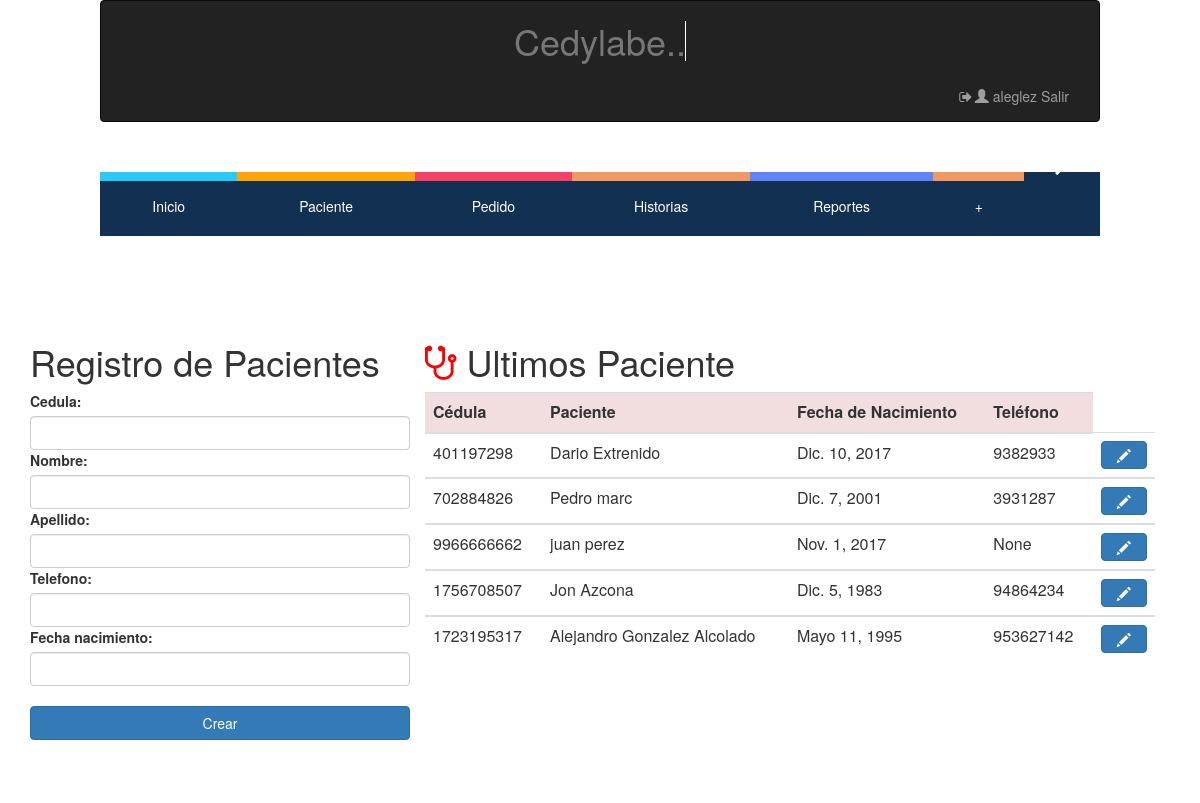
The app's page /crear/paciente/ (signed in) with its own data.
### hcapp/models.py (models this page shows, shortened)
class Paciente (models.Model):
    Cedula = models.IntegerField(null=False, blank=False, unique=True, error_messages={'unique':"Ya existe un paciente con esta cédula en el sistema"}) # es necesaria?
    Nombre = models.CharField(max_length=128, null=False, blank=False)
    Apellido = models.CharField(max_length=128, null=False, blank=False)
    Telefono = models.IntegerField(validators=[MaxValueValidator(9999999999)], null=True, blank=True)
    Fecha_nacimiento= models.DateField(null= True, blank=True)
    Fecha_ingreso= models.DateField(auto_now=True, auto_now_add=False)
    '''def save(self, *args, **kwargs):
        if not self.Edad:
            self.Edad = calculate_age(self.Fecha_nacimiento)
        super(Paciente, self).save(*args, **kwargs)'''

### hcapp/views.py (the view)
# urls.py: url(r'^crear/paciente/$',login_required(views.CrearPaciente.as_view()) ,name="Crear-Paciente"),
class CrearPaciente(generic.CreateView):
    model = Paciente
    fields = ['Cedula','Nombre','Apellido','Telefono','Fecha_nacimiento']
    template_name_suffix ='_form'
    success_url =reverse_lazy('hcapp:Crear-Paciente')
    def get_form(self, form_class=None ):
        form = super(CrearPaciente, self).get_form(form_class)
        form.fields['Cedula'].validators=[validar_cedula]
        for x, y in form.fields.items():
            form.fields[x].widget.attrs.update({'class': 'form-control'})
        return form
    def get_context_data(self, **kwargs):
        ctx = super(CrearPaciente, self).get_context_data(**kwargs)
        ultimos=Paciente.objects.all().order_by('-Fecha_ingreso')[:10]
        ctx['ultimos'] = ultimos
        return ctx

### hcapp/templates/hcapp/paciente_form.html (shortened to what this page needs)
{% extends "hcapp/index.html" %}
{% load staticfiles %}
{% block contenido %}
<div class="container">
  <div class="col-md-4">
    <form name="formulario_pacientes" method="post">
      <div class="form-group row">
        <h1><center>Registro de Pacientes</center></h1>
          <div>
            {% include 'hcapp/form_template.html' %}
           <br>
            <button class="btn btn-primary btn-block"> Crear </button>
          <br>
          </div>
      </div>
    </form>
  </div>
  <div class="col-md-8">
    <table class="table Contextual Classes" border="0">
      <thead>
      <tr colspan="4" align="center"><center><h1><i class="fa fa-stethoscope" style="font-size:40px;color: red;"></i> Ultimos Paciente</h1></center></tr>
        <tr class="danger">
          <th>Cédula   </th>
          <th>Paciente </th>
          <th>Fecha de Nacimiento </th>
          <th>Teléfono </th>
        </tr>
      </thead>
       {% for paciente in ultimos %}
      <tbody>
        <tr>
          <td>
            {{paciente.Cedula}}
          </td>
          <td>
            {{paciente.Nombre }}  {{paciente.Apellido}}
          </td>
          <td>
            {{paciente.Fecha_nacimiento}}
          </td>
          <td>
            {{paciente.Telefono}}
          </td>
          <th>
            <button class="btn btn-primary btn-block" type="button" id="modificar_paciente"  onclick="window.location.href='/editar/paciente/{{ paciente.pk }}'">  <span class="glyphicon glyphicon-pencil"></span></button>
          </th>
        </tr>
      </tbody>
      {% endfor %}
    </table>
  </div>
</div>
{% endblock contenido %}

### hcapp/templates/hcapp/index.html (shortened to what this page needs)
{% load staticfiles %}
<html lang="en">
    <link rel="stylesheet" href="{% static 'css/fonts.css' %}">
    <link rel="stylesheet" href="{% static 'css/estilo_distribucion_cntenido.css' %}">
    <link rel="stylesheet" href="{% static 'css/estilo_titulo.css' %}">
    <link rel="stylesheet" href="{% static 'css/style.css' %}">
    <link rel="stylesheet" href="{% static 'css_boot/bootstrap.css' %}">
    <link rel="stylesheet" href="{% static 'css/alertify.min.css' %}">
    <link rel="stylesheet" href="{% static 'css/themes/default.min.css' %}">
    <link rel="stylesheet" href="{% static 'css/themes/default.min.css' %}">
    <link rel="stylesheet" href="{% static 'css/themes/bootstrap.min.css' %}">
    <link rel="stylesheet" href="{% static 'css/jquery-ui.css' %}">
    <link rel="stylesheet" href="http://maxcdn.bootstrapcdn.com/bootstrap/3.3.4/css/bootstrap.min.css">
    <link rel="stylesheet" href="https://cdnjs.cloudflare.com/ajax/libs/font-awesome/4.7.0/css/font-awesome.min.css">
    <link rel="stylesheet" href="//code.jquery.com/ui/1.12.1/themes/base/jquery-ui.css">
    <link rel="stylesheet" href="/resources/demos/style.css">
  <head>
 </head>
  <body>
<div class="container">
    <nav class="navbar navbar-default navbar-inverse" role="navigation">
      <div class="container-fluid">
<div class="contenedor_titulo">
  <div align="left">
    <h1 class="text-muted">Cedylabe..<span>&#160;</span></h1>
  </div>
</div>
        <div class="collapse navbar-collapse" id="bs-example-navbar-collapse-1">
          <ul class="nav navbar-nav navbar-right">
                        {% if user.is_authenticated  %}
                         <li><a href="/logout/"><i class="fa fa-sign-out fa-fw"></i><span class="glyphicon glyphicon-user"></span> {{user.username}} Salir </a></li>
                          {% else %}
                        <li><a href="/login/"><i class="fa fa-sign-out fa-fw"></i><span class="glyphicon glyphicon-share"></span> Ingresar</a>
                        {% endif %}</a></li>
          </ul>
        </div>
      </div>
    </nav>
</div>
<div class="container">
  <header>
    <nav>
      <ul>
        <li><a href="{% url "hcapp:Inicio" %}"><span class="color1"><i class="icon icon-home"></i></span>Inicio</a></li>
        <li><a href="{% url "hcapp:Crear-Paciente" %}"><span class="color2"><i class="icon icon-man"></i></span>Paciente</a>
        </li>
        <li><a href="{% url "hcapp:Home-Pedidos" %}"><span class="color3"><i class="icon icon-file-text2"></i></span>Pedido</a>
        </li>
        <li><a href="{% url "hcapp:Tabla-Historias" %}"><span class="color4"><i class="icon icon-files-empty" ></i></span>Historias</a></li>
        <li><a href="{% url "hcapp:Home-Reportes" %}"><span class="color6"><i class="icon icon-folder-open"></i></span>Reportes</a>
        </li>
        <li><a href="{% url "hcapp:Subir-Plantilla" %}"><span class="color4"></span> + </a></li>
        <li><a href="/admin/"><span class="color4">admin<i class="icon glyphicon glyphicon-wrench" ></i></span></a></li>
      </ul>
    </nav>
  </header>
</div>
</body>
</html>
{% block contenido %}
{% endblock contenido %}

### hcapp/static/css/estilo_distribucion_cntenido.css (style rules this page uses)
* { margin: 0; padding: 0; }
body { font-family: none; background: #fff; color: #fff; }
header { margin-top:10px; width: 100%; height: 150px; overflow: hidden; position: relative; }
nav { top:-20px; position: absolute; left:0; right:0; margin:20px auto; max-width:1000px; width:90%; }
nav ul { list-style:none; }
nav > ul { display:table; width:100%; background:#123052; position:relative; }
nav > ul li { display:table-cell; }
nav > ul > li { display: table-cell; }
nav > ul li a { color:#fff; display:block; line-height:20px; padding:20px; position: relative; text-align:center; text-decoration:none; -webkit-transition: all .3s ease; -moz-transition: all .3s ease; -ms-transition: all .3s ease; -o-transition: all .3s ease; transition: all .3s ease; }
nav > ul > li > a span { background:#174459; display:block; height:100%; width:100%; left:0; position:absolute; top:-55px; -webkit-transition: all .3s ease; -moz-transition: all .3s ease; -ms-transition: all .3s ease; -o-transition: all .3s ease; transition: all .3s ease; }
nav > ul > li > a span .icon { display:block; line-height:60px; }
nav ul li a .color1 { background: #27CBF9; }
nav ul li a .color2 { background:orange; }
nav ul li a .color3 { background: #F54165; }
nav ul li a .color4 { background: #F3985F; }
nav ul li a .color6 { background: #5F84F3; }

### hcapp/static/css/estilo_titulo.css (style rules this page uses)
* { margin: 0; padding: 0; }
body { font-family: monospace; background: #000; }
.contenedor_titulo { margin: auto; display: table; }
h1 { float: left; color: #fff; position: relative; font-size:2.5em; }

### hcapp/static/css/style.css (style rules this page uses)
[class^="icon-"], [class*=" icon-"] { font-family: 'icomoon' !important; speak: none; font-style: normal; font-weight: normal; font-variant: normal; text-transform: none; line-height: 1; -webkit-font-smoothing: antialiased; -moz-osx-font-smoothing: grayscale; }
.icon-file-text2:before { content: "\e926"; }
.icon-man:before { content: "\e9dc"; }

### records on screen
Paciente: Cedula "401197298", Nombre "Dario", Apellido "Extrenido", Fecha_nacimiento "Dic. 10, 2017", Telefono "9382933"
Paciente: Cedula "702884826", Nombre "Pedro", Apellido "marc", Fecha_nacimiento "Dic. 7, 2001", Telefono "3931287"
Paciente: Cedula "9966666662", Nombre "juan", Apellido "perez", Fecha_nacimiento "Nov. 1, 2017", Telefono "None"
Paciente: Cedula "1756708507", Nombre "Jon", Apellido "Azcona", Fecha_nacimiento "Dic. 5, 1983", Telefono "94864234"
Paciente: Cedula "1723195317", Nombre "Alejandro", Apellido "Gonzalez Alcolado", Fecha_nacimiento "Mayo 11, 1995", Telefono "953627142"

### other values on screen
{{ user.username }} "aleglez"
{{ field.label_tag }} "Cedula:" "Nombre:" "Apellido:" "Telefono:" "Fecha nacimiento:"
